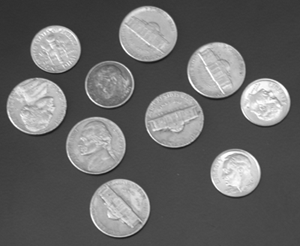
%> input picture matlab/Images/coins.png, 300 x 246 px
$ octave RegionBasedSegmentation.m   (GNU Octave 9; MATLAB toolbox functions it lacks are replaced by stand-ins)
%> lines starting %> are read from the running program, lines starting %| are printed output that depends on the picture; in (x1, y1, x2, y2) boxes, pixels count from 0 and x2, y2 are one past the last pixel; in counts of white or black regions, pixels touching at a corner belong together; the program's own positions count from 1
%REGION BASED SEGMENTATION
%PROGRAM
a=imread('coins.png');
%> a is the input picture: size 246x300 uint8; min 23, max 255, mean 103
subplot(2,2,1);
imshow(a);
level=graythresh(a);
%> level = 0.494
b=im2bw(a,level);
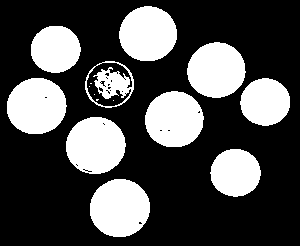
%> b: size 246x300 logical; 30.2% white; 15 white regions (5 under 20 px), largest, box (x1, y1, x2, y2) and area: (90, 179, 150, 237) 2748, (66, 117, 126, 174) 2667, (7, 78, 67, 134) 2649
subplot(2,2,2);
imshow(b);
subplot(2,2,3);
imhist(a);
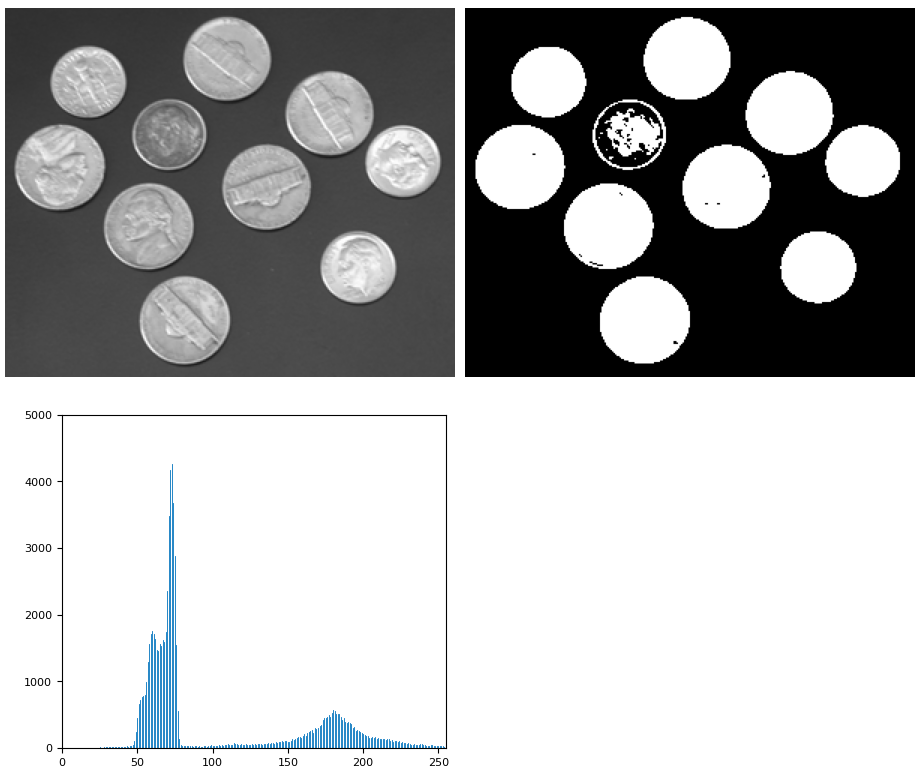
%> figure redrawn from the program's plot data, 3 panels

%Code2:
a=imread('coins.png');
a1=a>180;
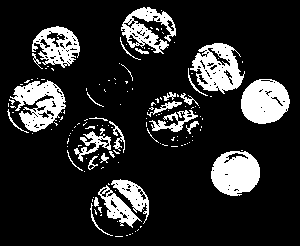
%> a1: size 246x300 logical; 16.5% white; 148 white regions (118 under 20 px), largest, box (x1, y1, x2, y2) and area: (241, 79, 290, 124) 1672, (211, 151, 260, 196) 1661, (190, 43, 245, 94) 1574
subplot(2,2,1);
imshow(a);
title('original image');
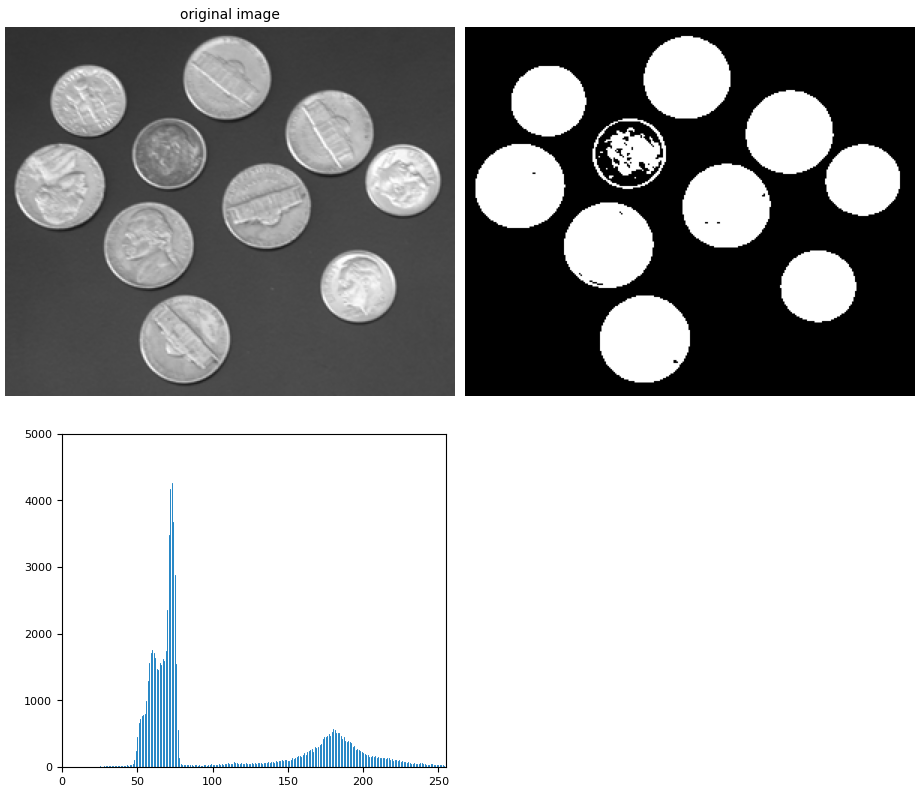
%> figure redrawn from the program's plot data, 3 panels
subplot(2,2,2);
imshow(a1);
title('thresholded image');
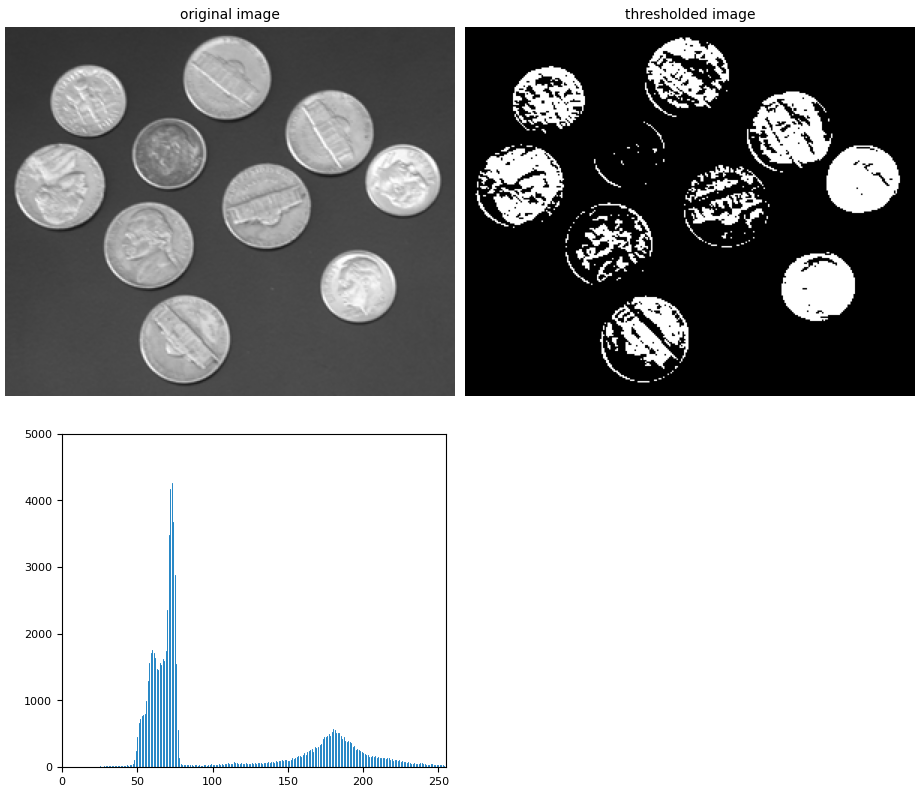
%> figure redrawn from the program's plot data, 3 panels

$ run again, with matlab/Images/Peppers.png copied over matlab/Images/coins.png
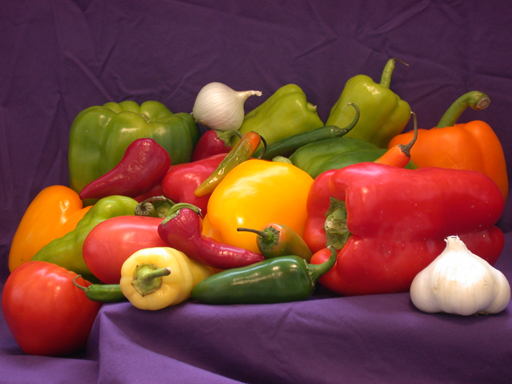
%> input picture matlab/Images/Peppers.png, 512 x 384 px
%> a is the input picture: size 384x512x3 uint8; mean R, G, B 120.8, 66.4, 57.6
%> level = 0.459
%> `b=im2bw(a,level);`:
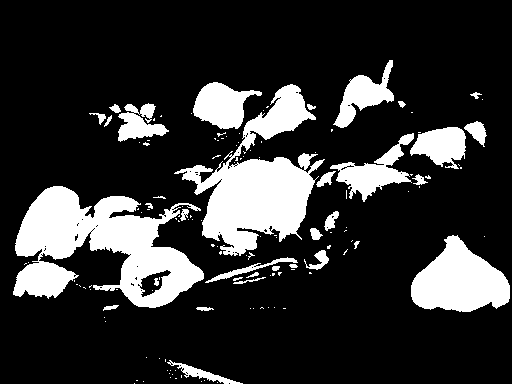
%> b: size 384x512 logical; 19.6% white; 138 white regions (105 under 20 px), largest, box (x1, y1, x2, y2) and area: (13, 186, 204, 308) 12120, (174, 84, 325, 256) 10459, (411, 235, 510, 312) 4838
%> `title('thresholded image');`:
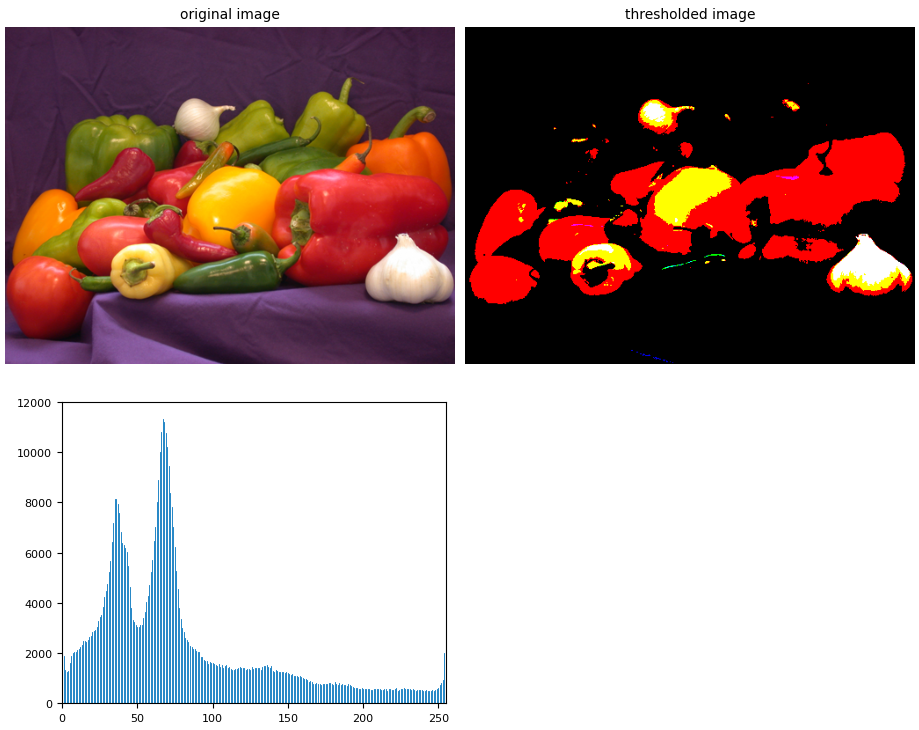
%> figure redrawn from the program's plot data, 3 panels
